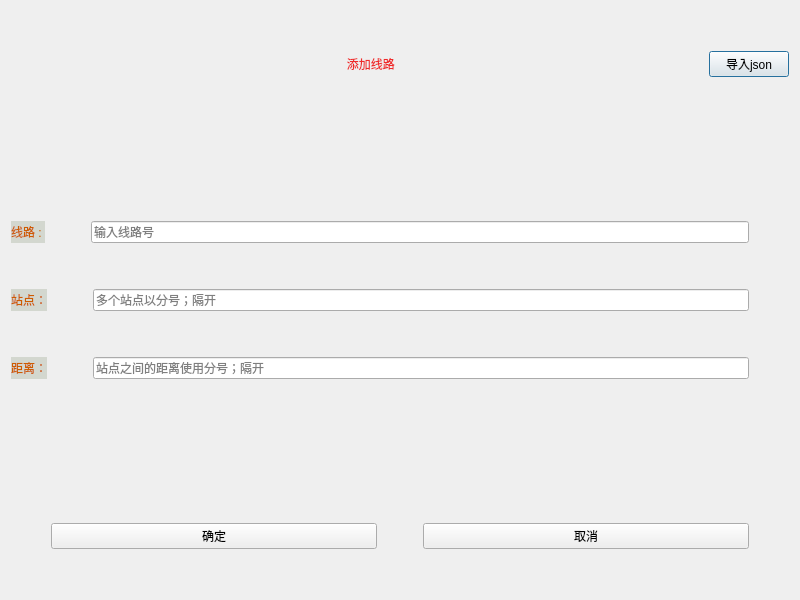
<?xml version="1.0" encoding="UTF-8"?>
<ui version="4.0">
 <class>Dialog</class>
 <widget class="QDialog" name="Dialog">
  <property name="geometry">
   <rect>
    <x>0</x>
    <y>0</y>
    <width>800</width>
    <height>600</height>
   </rect>
  </property>
  <property name="minimumSize">
   <size>
    <width>800</width>
    <height>600</height>
   </size>
  </property>
  <property name="maximumSize">
   <size>
    <width>800</width>
    <height>600</height>
   </size>
  </property>
  <property name="windowTitle">
   <string>Dialog</string>
  </property>
  <layout class="QVBoxLayout" name="verticalLayout">
   <item>
    <spacer name="verticalSpacer_5">
     <property name="orientation">
      <enum>Qt::Vertical</enum>
     </property>
     <property name="sizeType">
      <enum>QSizePolicy::Preferred</enum>
     </property>
     <property name="sizeHint" stdset="0">
      <size>
       <width>20</width>
       <height>40</height>
      </size>
     </property>
    </spacer>
   </item>
   <item>
    <layout class="QHBoxLayout" name="horizontalLayout_5">
     <item>
      <spacer name="horizontalSpacer_10">
       <property name="orientation">
        <enum>Qt::Horizontal</enum>
       </property>
       <property name="sizeHint" stdset="0">
        <size>
         <width>40</width>
         <height>20</height>
        </size>
       </property>
      </spacer>
     </item>
     <item>
      <widget class="QLabel" name="label">
       <property name="styleSheet">
        <string notr="true">color: rgb(239, 41, 41);
font: 57 30pt &quot;WenQuanYi Zen Hei Sharp&quot;;</string>
       </property>
       <property name="text">
        <string>        添加线路</string>
       </property>
       <property name="alignment">
        <set>Qt::AlignCenter</set>
       </property>
      </widget>
     </item>
     <item>
      <spacer name="horizontalSpacer_11">
       <property name="orientation">
        <enum>Qt::Horizontal</enum>
       </property>
       <property name="sizeHint" stdset="0">
        <size>
         <width>40</width>
         <height>20</height>
        </size>
       </property>
      </spacer>
     </item>
     <item>
      <widget class="QPushButton" name="btnJson">
       <property name="sizePolicy">
        <sizepolicy hsizetype="Fixed" vsizetype="Fixed">
         <horstretch>0</horstretch>
         <verstretch>0</verstretch>
        </sizepolicy>
       </property>
       <property name="text">
        <string>导入json</string>
       </property>
      </widget>
     </item>
    </layout>
   </item>
   <item>
    <spacer name="verticalSpacer_2">
     <property name="orientation">
      <enum>Qt::Vertical</enum>
     </property>
     <property name="sizeType">
      <enum>QSizePolicy::Expanding</enum>
     </property>
     <property name="sizeHint" stdset="0">
      <size>
       <width>20</width>
       <height>40</height>
      </size>
     </property>
    </spacer>
   </item>
   <item>
    <layout class="QHBoxLayout" name="horizontalLayout_4">
     <item>
      <widget class="QLabel" name="label_4">
       <property name="styleSheet">
        <string notr="true">font: 57 20pt &quot;WenQuanYi Zen Hei Sharp&quot;;
color: rgb(206, 92, 0);
background-color: rgb(211, 215, 207);</string>
       </property>
       <property name="text">
        <string>线路 : </string>
       </property>
      </widget>
     </item>
     <item>
      <spacer name="horizontalSpacer_8">
       <property name="orientation">
        <enum>Qt::Horizontal</enum>
       </property>
       <property name="sizeType">
        <enum>QSizePolicy::Preferred</enum>
       </property>
       <property name="sizeHint" stdset="0">
        <size>
         <width>40</width>
         <height>20</height>
        </size>
       </property>
      </spacer>
     </item>
     <item>
      <widget class="QLineEdit" name="leNumber">
       <property name="styleSheet">
        <string notr="true">font: 57 18pt &quot;WenQuanYi Zen Hei Sharp&quot;;</string>
       </property>
       <property name="placeholderText">
        <string>输入线路号</string>
       </property>
      </widget>
     </item>
     <item>
      <spacer name="horizontalSpacer_9">
       <property name="orientation">
        <enum>Qt::Horizontal</enum>
       </property>
       <property name="sizeType">
        <enum>QSizePolicy::Preferred</enum>
       </property>
       <property name="sizeHint" stdset="0">
        <size>
         <width>40</width>
         <height>20</height>
        </size>
       </property>
      </spacer>
     </item>
    </layout>
   </item>
   <item>
    <spacer name="verticalSpacer_6">
     <property name="orientation">
      <enum>Qt::Vertical</enum>
     </property>
     <property name="sizeType">
      <enum>QSizePolicy::Preferred</enum>
     </property>
     <property name="sizeHint" stdset="0">
      <size>
       <width>20</width>
       <height>40</height>
      </size>
     </property>
    </spacer>
   </item>
   <item>
    <layout class="QHBoxLayout" name="horizontalLayout">
     <item>
      <widget class="QLabel" name="label_2">
       <property name="styleSheet">
        <string notr="true">font: 57 20pt &quot;WenQuanYi Zen Hei Sharp&quot;;
color: rgb(206, 92, 0);
background-color: rgb(211, 215, 207);</string>
       </property>
       <property name="text">
        <string>站点：</string>
       </property>
      </widget>
     </item>
     <item>
      <spacer name="horizontalSpacer">
       <property name="orientation">
        <enum>Qt::Horizontal</enum>
       </property>
       <property name="sizeType">
        <enum>QSizePolicy::Preferred</enum>
       </property>
       <property name="sizeHint" stdset="0">
        <size>
         <width>40</width>
         <height>20</height>
        </size>
       </property>
      </spacer>
     </item>
     <item>
      <widget class="QLineEdit" name="leRoute">
       <property name="styleSheet">
        <string notr="true">font: 57 18pt &quot;WenQuanYi Zen Hei Sharp&quot;;</string>
       </property>
       <property name="placeholderText">
        <string>多个站点以分号；隔开</string>
       </property>
       <property name="clearButtonEnabled">
        <bool>true</bool>
       </property>
      </widget>
     </item>
     <item>
      <spacer name="horizontalSpacer_2">
       <property name="orientation">
        <enum>Qt::Horizontal</enum>
       </property>
       <property name="sizeType">
        <enum>QSizePolicy::Preferred</enum>
       </property>
       <property name="sizeHint" stdset="0">
        <size>
         <width>40</width>
         <height>20</height>
        </size>
       </property>
      </spacer>
     </item>
    </layout>
   </item>
   <item>
    <spacer name="verticalSpacer">
     <property name="orientation">
      <enum>Qt::Vertical</enum>
     </property>
     <property name="sizeType">
      <enum>QSizePolicy::Preferred</enum>
     </property>
     <property name="sizeHint" stdset="0">
      <size>
       <width>20</width>
       <height>40</height>
      </size>
     </property>
    </spacer>
   </item>
   <item>
    <layout class="QHBoxLayout" name="horizontalLayout_2">
     <item>
      <widget class="QLabel" name="label_3">
       <property name="styleSheet">
        <string notr="true">font: 57 20pt &quot;WenQuanYi Zen Hei Sharp&quot;;
color: rgb(206, 92, 0);
background-color: rgb(211, 215, 207);</string>
       </property>
       <property name="text">
        <string>距离：</string>
       </property>
      </widget>
     </item>
     <item>
      <spacer name="horizontalSpacer_3">
       <property name="orientation">
        <enum>Qt::Horizontal</enum>
       </property>
       <property name="sizeType">
        <enum>QSizePolicy::Preferred</enum>
       </property>
       <property name="sizeHint" stdset="0">
        <size>
         <width>40</width>
         <height>20</height>
        </size>
       </property>
      </spacer>
     </item>
     <item>
      <widget class="QLineEdit" name="leDistance">
       <property name="styleSheet">
        <string notr="true">font: 57 18pt &quot;WenQuanYi Zen Hei Sharp&quot;;</string>
       </property>
       <property name="text">
        <string/>
       </property>
       <property name="placeholderText">
        <string>站点之间的距离使用分号；隔开</string>
       </property>
       <property name="clearButtonEnabled">
        <bool>true</bool>
       </property>
      </widget>
     </item>
     <item>
      <spacer name="horizontalSpacer_4">
       <property name="orientation">
        <enum>Qt::Horizontal</enum>
       </property>
       <property name="sizeType">
        <enum>QSizePolicy::Preferred</enum>
       </property>
       <property name="sizeHint" stdset="0">
        <size>
         <width>40</width>
         <height>20</height>
        </size>
       </property>
      </spacer>
     </item>
    </layout>
   </item>
   <item>
    <spacer name="verticalSpacer_3">
     <property name="orientation">
      <enum>Qt::Vertical</enum>
     </property>
     <property name="sizeType">
      <enum>QSizePolicy::Expanding</enum>
     </property>
     <property name="sizeHint" stdset="0">
      <size>
       <width>20</width>
       <height>40</height>
      </size>
     </property>
    </spacer>
   </item>
   <item>
    <layout class="QHBoxLayout" name="horizontalLayout_3">
     <item>
      <spacer name="horizontalSpacer_6">
       <property name="orientation">
        <enum>Qt::Horizontal</enum>
       </property>
       <property name="sizeType">
        <enum>QSizePolicy::Preferred</enum>
       </property>
       <property name="sizeHint" stdset="0">
        <size>
         <width>40</width>
         <height>20</height>
        </size>
       </property>
      </spacer>
     </item>
     <item>
      <widget class="QPushButton" name="pushButton">
       <property name="text">
        <string>确定</string>
       </property>
      </widget>
     </item>
     <item>
      <spacer name="horizontalSpacer_5">
       <property name="orientation">
        <enum>Qt::Horizontal</enum>
       </property>
       <property name="sizeType">
        <enum>QSizePolicy::Preferred</enum>
       </property>
       <property name="sizeHint" stdset="0">
        <size>
         <width>40</width>
         <height>20</height>
        </size>
       </property>
      </spacer>
     </item>
     <item>
      <widget class="QPushButton" name="pushButton_2">
       <property name="text">
        <string>取消</string>
       </property>
      </widget>
     </item>
     <item>
      <spacer name="horizontalSpacer_7">
       <property name="orientation">
        <enum>Qt::Horizontal</enum>
       </property>
       <property name="sizeType">
        <enum>QSizePolicy::Preferred</enum>
       </property>
       <property name="sizeHint" stdset="0">
        <size>
         <width>40</width>
         <height>20</height>
        </size>
       </property>
      </spacer>
     </item>
    </layout>
   </item>
   <item>
    <spacer name="verticalSpacer_4">
     <property name="orientation">
      <enum>Qt::Vertical</enum>
     </property>
     <property name="sizeType">
      <enum>QSizePolicy::Preferred</enum>
     </property>
     <property name="sizeHint" stdset="0">
      <size>
       <width>20</width>
       <height>40</height>
      </size>
     </property>
    </spacer>
   </item>
  </layout>
 </widget>
 <resources/>
 <connections>
  <connection>
   <sender>pushButton_2</sender>
   <signal>clicked(bool)</signal>
   <receiver>Dialog</receiver>
   <slot>close()</slot>
   <hints>
    <hint type="sourcelabel">
     <x>543</x>
     <y>524</y>
    </hint>
    <hint type="destinationlabel">
     <x>703</x>
     <y>558</y>
    </hint>
   </hints>
  </connection>
 </connections>
</ui>
